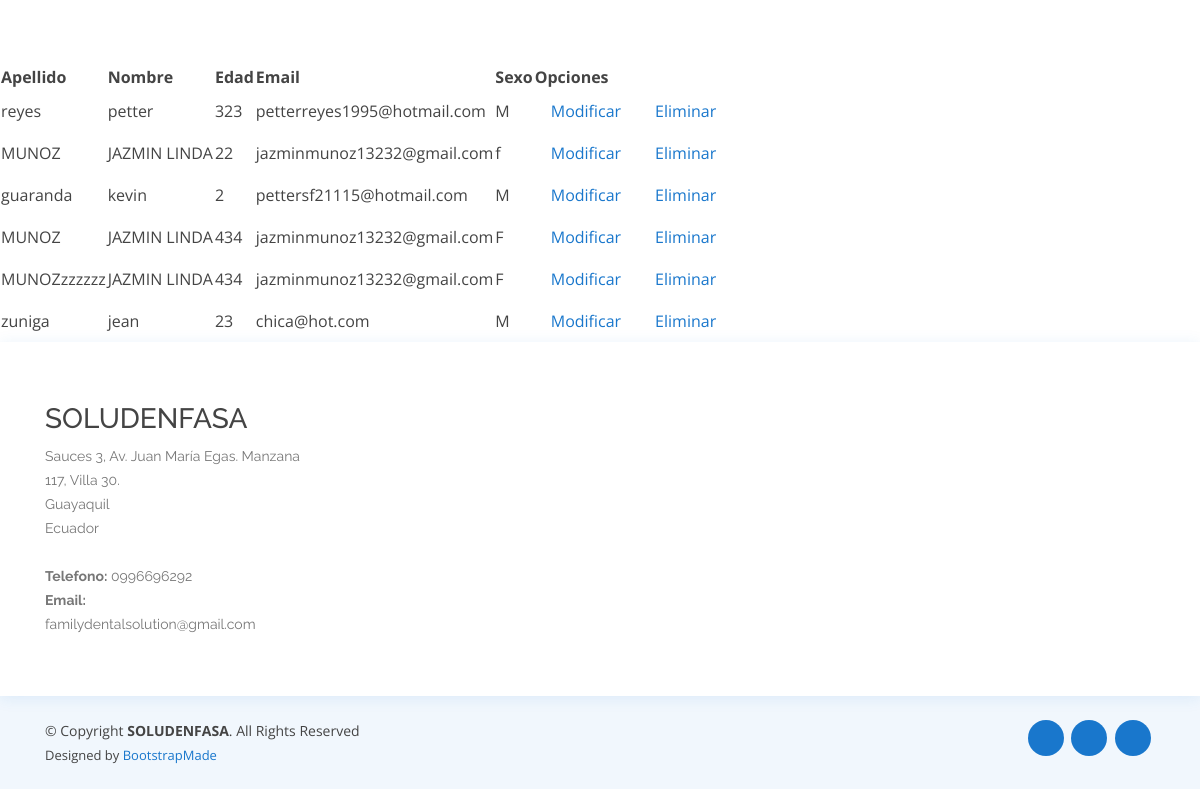
/medicos/medicos/ (lower part), run on an earlier commit of the app's database.
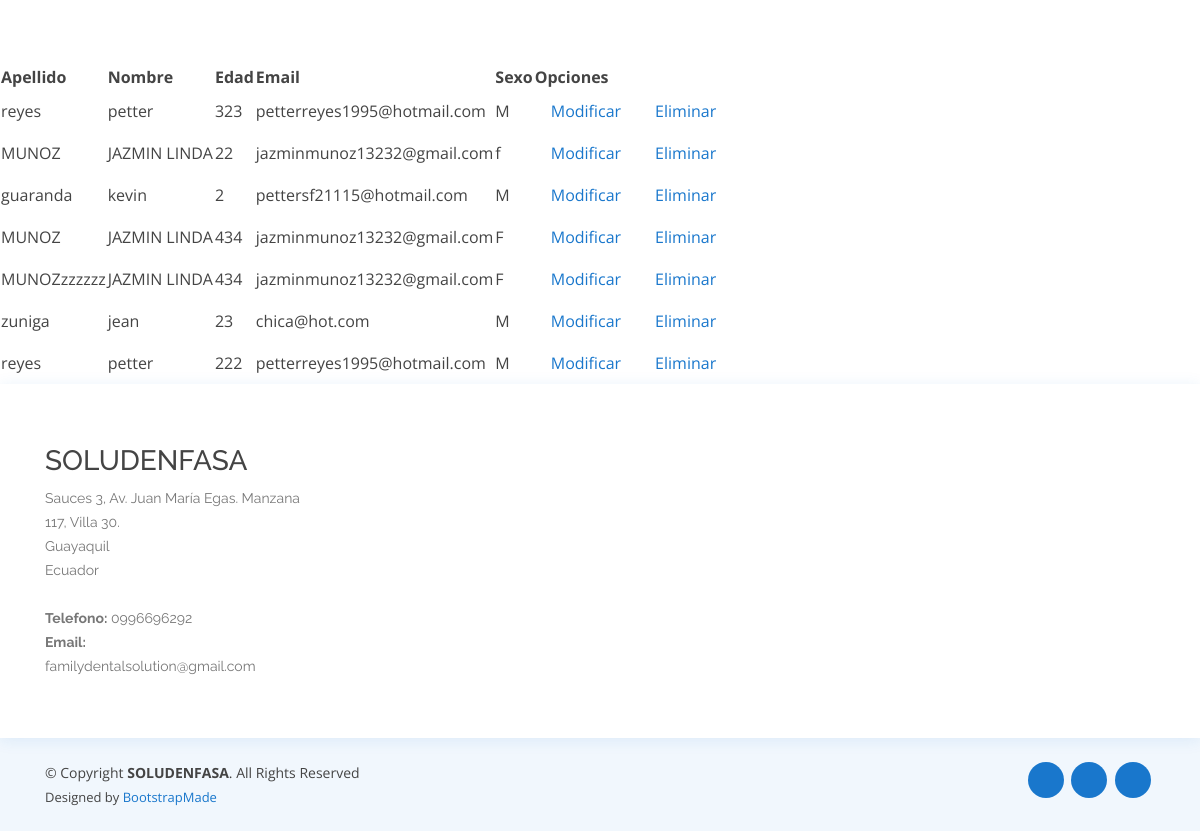
And on a later commit of the database.
### medicos/models.py (models this page shows, shortened)
class Medicos(models.Model):
    nombre = models.CharField(blank=False, max_length=200)
    apellido = models.CharField(max_length=200)
    edad = models.IntegerField()
    email = models.EmailField()
    sexo = models.CharField(max_length=1)
    estado = models.IntegerField(default=1) #1 si esta activo y 2 si esta eliminado
    created = models.DateTimeField(auto_now_add=True)
    updated = models.DateTimeField(auto_now=True)
    class Meta:
        db_table = "tr_medicos"
        verbose_name = "medico"
        verbose_name_plural = "medicos"

### medicos/views.py (the view)
# urls.py: path('medicos/', views.medico, name="medicos"),
def medico(request, plantilla="medicos.html"):
    medicos = Medicos.objects.all()
    data = {
        'medico':medicos
    }
    return render(request, plantilla, data)

### medicos/templates/medicos.html
{% extends "crearmedicos.html" %}
{% load static %}
{% block content %}
    <table>
        <tr>
            <th>Apellido</th>
            <th>Nombre</th>
            <th>Edad</th>
            <th>Email</th>
            <th>Sexo</th>
            <th>Opciones</th>
        </tr>
        {% for p in medico %}
        <tr>
            <td>{{ p.apellido }}</td>
            <td>{{ p.nombre }}</td>
            <td>{{ p.edad }}</td>
            <td>{{ p.email }}</td>
            <td>{{ p.sexo }}</td>
            <td><a class="nav-link" href="{% url 'modificarmedicos' p.id %}">Modificar</a></td>
            <td><a class="nav-link" href="{% url 'eliminarmedicos' p.id %}">Eliminar</a></td>
        </tr>
         {% endfor %}
    </table>
  {% endblock %}

What changed in the data, as far as the page shows it:
added Medicos: apellido "reyes", nombre "petter", edad "222", email "petterreyes1995@hotmail.com", sexo "M"
